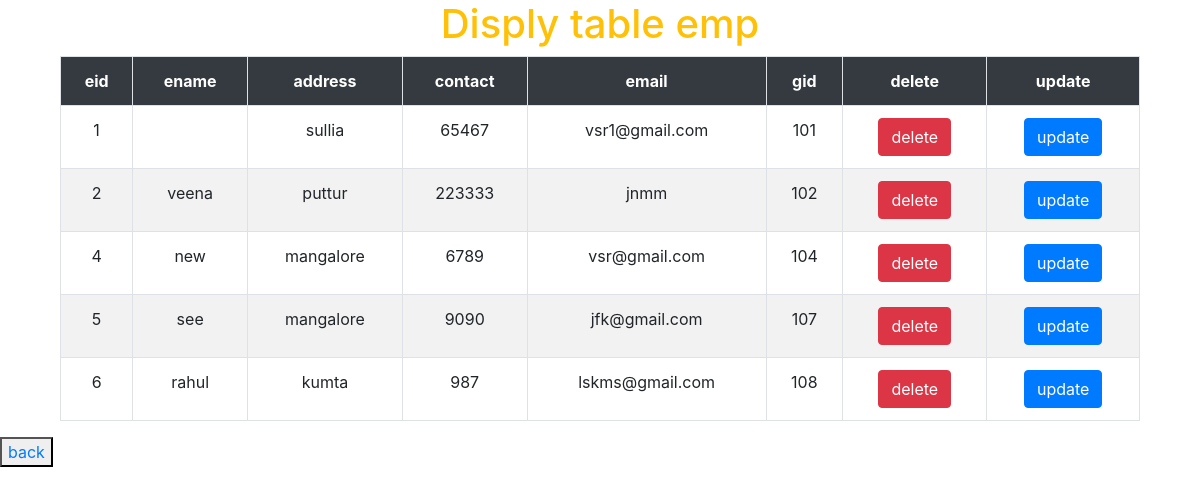
The page /emp/display.php on the database its author committed.
### tables this page shows
CREATE TABLE `employee` (
  `eid` int(11) NOT NULL,
  `ename` varchar(55) DEFAULT NULL,
  `address` varchar(55) DEFAULT NULL,
  `contact` int(11) DEFAULT NULL,
  `email` varchar(40) DEFAULT NULL,
  `gid` int(11) DEFAULT NULL
);

### emp/display.php (the view, shortened to what this page needs)
<!DOCTYPE html>
<html lang="en">
<head>
<link rel="stylesheet" href="https://maxcdn.bootstrapcdn.com/bootstrap/4.3.1/css/bootstrap.min.css">
</head>
<body>
<div class="container">
<div class="col-lg-12">
<h1 class="text-warning text-center"> Disply table emp</h1>
<table class="table table-striped table-hover table-bordered">
<tr class="bg-dark text-white text-center">
<th>eid</th>
<th>ename</th>
<th>address</th>
<th>contact</th>
<th>email</th>
<th>gid</th>
<th>delete</th>
<th>update</th>
</tr>
<?php
$q="SELECT * FROM `employee`";
$query=mysqli_query($con,$q);
while($res=mysqli_fetch_array($query)){
?>
<tr class="text-center">
<td><?php echo $res['eid']; ?></td>
<td><?php echo $res['ename']; ?> </td>
<td><?php echo $res['address']; ?></td>
<td><?php echo $res['contact'];?></td>
<td><?php echo $res['email'];?></td>
<td><?php echo $res['gid'];?></td>
<td><button class="btn-danger btn"> <a href="delete.php? id=<?php echo $res['eid']; ?>" class="text-white"> delete</a></button> </td>
<td><button class="btn-primary btn"> <a href="update.php?id=<?php echo $res['eid'];?>" class="text-white">update</a></button> </td>
</tr>
<?php
}
?>
</table>
</div>
</div>
<button type="back" name="back" ><a href="http://localhost/project/login_system/home.php">back</button><br><br>
</body>
</body>
</html>

### rows shown on the page
employee: eid "1", address "sullia", contact "65467", email "vsr1@gmail.com", gid "101"
employee: eid "2", ename "veena", address "puttur", contact "223333", email "jnmm", gid "102"
employee: eid "4", ename "new", address "mangalore", contact "6789", email "vsr@gmail.com", gid "104"
employee: eid "5", ename "see", address "mangalore", contact "9090", email "jfk@gmail.com", gid "107"
employee: eid "6", ename "rahul", address "kumta", contact "987", email "lskms@gmail.com", gid "108"
